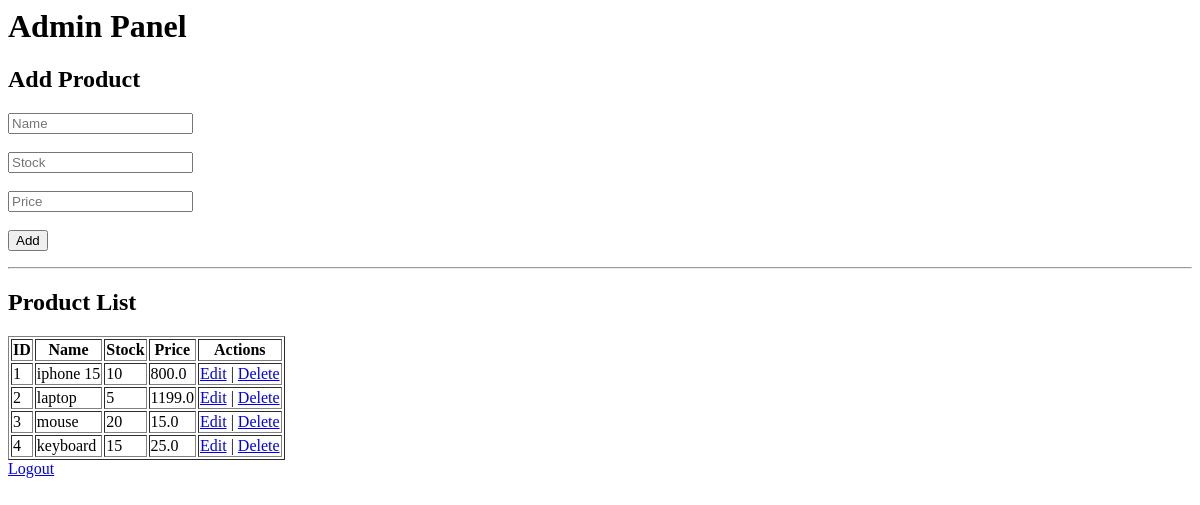
Page /admin (signed in) on the earlier database version.
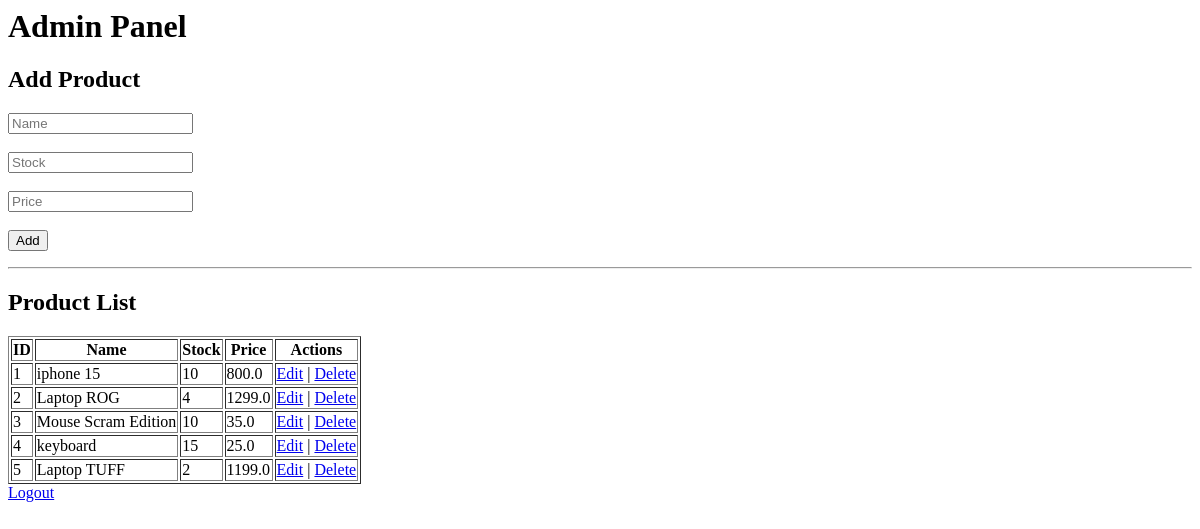
Same page on the later database version.
### tables this page shows
CREATE TABLE products(
        id INTEGER PRIMARY KEY AUTOINCREMENT,
        name TEXT NOT NULL,
        stock INTEGER NOT NULL,
        price REAL NOT NULL
    );

### routes/admin.py (the view)
@admin_bp.route('/admin')
def admin_page():
    if session.get('role') != 'seller':
        return redirect('/login')
    products = get_all_products()
    return render_template(
        'admin.html',
        products=products
    )

### database.py (called while the page is built)
def get_connection():
    return sqlite3.connect(DATABASE)

def get_all_products():
    conn = get_connection()
    cursor = conn.cursor()
    cursor.execute("SELECT * FROM products")
    products = cursor.fetchall()
    conn.close()
    return products

### templates/admin.html
<h1>Admin Panel</h1>
<h2>Add Product</h2>
<form method="POST" action="/add">
    <input type="text" name="name" placeholder="Name" required><br><br>
    <input type="number" name="stock" placeholder="Stock" required><br><br>
    <input type="number" name="price" placeholder="Price" required><br><br>
    <button type="submit">Add</button>
</form>
<hr>
<h2>Product List</h2>
<table border="1">
    <tr>
        <th>ID</th>
        <th>Name</th>
        <th>Stock</th>
        <th>Price</th>
        <th>Actions</th>
    </tr>
    {% for p in products %}
    <tr>
        <td>{{ p[0] }}</td>
        <td>{{ p[1] }}</td>
        <td>{{ p[2] }}</td>
        <td>{{ p[3] }}</td>
        <td>
            <a href="/edit/{{ p[0] }}">Edit</a> |
            <a href="/delete/{{ p[0] }}">Delete</a>
        </td>
    </tr>
    {% endfor %}
</table>
<a href="/logout">Logout</a>

Differences in the rows shown:
changed products id 2: name "laptop" → "Laptop ROG"; stock "5" → "4"; price "1199.0" → "1299.0"
changed products id 3: name "mouse" → "Mouse Scram Edition"; stock "20" → "10"; price "15.0" → "35.0"
added products: id "5", name "Laptop TUFF", stock "2", price "1199.0"
